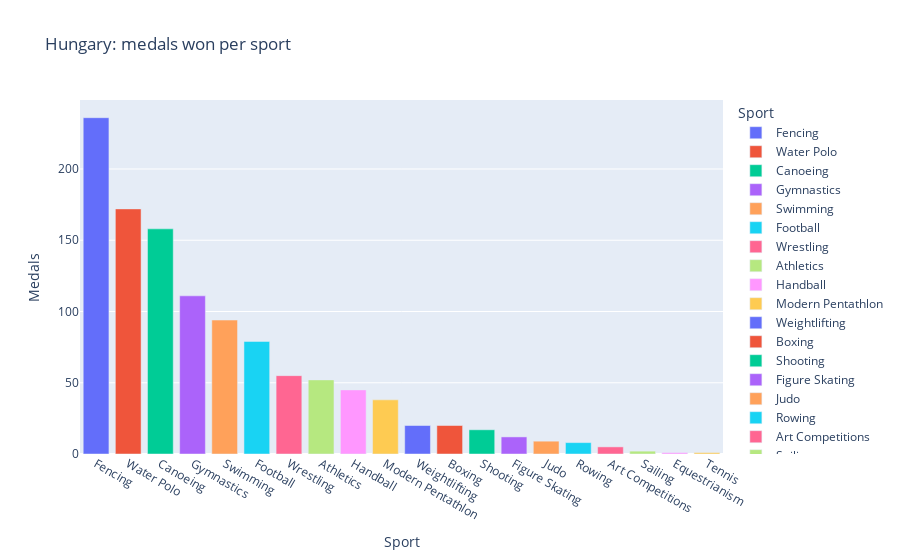

Notebook cell for this chart:
### Markdown cell above
#### **1.2 Analyzing Hungary Statistics**

##### **1.2.1 Medals won per sport**

### Code cell
most_medals = hun_df.groupby("Sport")["Medal"].value_counts().unstack(fill_value=0).sum(axis=1).sort_values(ascending=False)
most_medals_df = pd.DataFrame(most_medals, columns=["Medals"])

fig = px.bar(data_frame=most_medals_df,
       x=most_medals_df.index, 
       y="Medals", 
       title="Hungary: medals won per sport", 
       color=most_medals_df.index)
fig.show()

### Figure 1 — Plotly figure (JSON) as saved in the notebook; plotly's stock layout.template omitted (floating-point values rounded to 4 significant figures)
{"data": [{"hovertemplate": "Sport=%{x}<br>Medals=%{y}<extra></extra>", "legendgroup": "Fencing", "marker": {"color": "#636efa", "pattern": {"shape": ""}}, "name": "Fencing", "orientation": "v", "showlegend": true, "textposition": "auto", "type": "bar", "x": ["Fencing"], "xaxis": "x", "y": [236], "yaxis": "y"}, {"hovertemplate": "Sport=%{x}<br>Medals=%{y}<extra></extra>", "legendgroup": "Water Polo", "marker": {"color": "#EF553B", "pattern": {"shape": ""}}, "name": "Water Polo", "orientation": "v", "showlegend": true, "textposition": "auto", "type": "bar", "x": ["Water Polo"], "xaxis": "x", "y": [172], "yaxis": "y"}, {"hovertemplate": "Sport=%{x}<br>Medals=%{y}<extra></extra>", "legendgroup": "Canoeing", "marker": {"color": "#00cc96", "pattern": {"shape": ""}}, "name": "Canoeing", "orientation": "v", "showlegend": true, "textposition": "auto", "type": "bar", "x": ["Canoeing"], "xaxis": "x", "y": [158], "yaxis": "y"}, {"hovertemplate": "Sport=%{x}<br>Medals=%{y}<extra></extra>", "legendgroup": "Gymnastics", "marker": {"color": "#ab63fa", "pattern": {"shape": ""}}, "name": "Gymnastics", "orientation": "v", "showlegend": true, "textposition": "auto", "type": "bar", "x": ["Gymnastics"], "xaxis": "x", "y": [111], "yaxis": "y"}, {"hovertemplate": "Sport=%{x}<br>Medals=%{y}<extra></extra>", "legendgroup": "Swimming", "marker": {"color": "#FFA15A", "pattern": {"shape": ""}}, "name": "Swimming", "orientation": "v", "showlegend": true, "textposition": "auto", "type": "bar", "x": ["Swimming"], "xaxis": "x", "y": [94], "yaxis": "y"}, {"hovertemplate": "Sport=%{x}<br>Medals=%{y}<extra></extra>", "legendgroup": "Football", "marker": {"color": "#19d3f3", "pattern": {"shape": ""}}, "name": "Football", "orientation": "v", "showlegend": true, "textposition": "auto", "type": "bar", "x": ["Football"], "xaxis": "x", "y": [79], "yaxis": "y"}, {"hovertemplate": "Sport=%{x}<br>Medals=%{y}<extra></extra>", "legendgroup": "Wrestling", "marker": {"color": "#FF6692", "pattern": {"shape": ""}}, "name": "Wrestling", "orientation": "v", "showlegend": true, "textposition": "auto", "type": "bar", "x": ["Wrestling"], "xaxis": "x", "y": [55], "yaxis": "y"}, {"hovertemplate": "Sport=%{x}<br>Medals=%{y}<extra></extra>", "legendgroup": "Athletics", "marker": {"color": "#B6E880", "pattern": {"shape": ""}}, "name": "Athletics", "orientation": "v", "showlegend": true, "textposition": "auto", "type": "bar", "x": ["Athletics"], "xaxis": "x", "y": [52], "yaxis": "y"}, {"hovertemplate": "Sport=%{x}<br>Medals=%{y}<extra></extra>", "legendgroup": "Handball", "marker": {"color": "#FF97FF", "pattern": {"shape": ""}}, "name": "Handball", "orientation": "v", "showlegend": true, "textposition": "auto", "type": "bar", "x": ["Handball"], "xaxis": "x", "y": [45], "yaxis": "y"}, {"hovertemplate": "Sport=%{x}<br>Medals=%{y}<extra></extra>", "legendgroup": "Modern Pentathlon", "marker": {"color": "#FECB52", "pattern": {"shape": ""}}, "name": "Modern Pentathlon", "orientation": "v", "showlegend": true, "textposition": "auto", "type": "bar", "x": ["Modern Pentathlon"], "xaxis": "x", "y": [38], "yaxis": "y"}, {"hovertemplate": "Sport=%{x}<br>Medals=%{y}<extra></extra>", "legendgroup": "Weightlifting", "marker": {"color": "#636efa", "pattern": {"shape": ""}}, "name": "Weightlifting", "orientation": "v", "showlegend": true, "textposition": "auto", "type": "bar", "x": ["Weightlifting"], "xaxis": "x", "y": [20], "yaxis": "y"}, {"hovertemplate": "Sport=%{x}<br>Medals=%{y}<extra></extra>", "legendgroup": "Boxing", "marker": {"color": "#EF553B", "pattern": {"shape": ""}}, "name": "Boxing", "orientation": "v", "showlegend": true, "textposition": "auto", "type": "bar", "x": ["Boxing"], "xaxis": "x", "y": [20], "yaxis": "y"}, {"hovertemplate": "Sport=%{x}<br>Medals=%{y}<extra></extra>", "legendgroup": "Shooting", "marker": {"color": "#00cc96", "pattern": {"shape": ""}}, "name": "Shooting", "orientation": "v", "showlegend": true, "textposition": "auto", "type": "bar", "x": ["Shooting"], "xaxis": "x", "y": [17], "yaxis": "y"}, {"hovertemplate": "Sport=%{x}<br>Medals=%{y}<extra></extra>", "legendgroup": "Figure Skating", "marker": {"color": "#ab63fa", "pattern": {"shape": ""}}, "name": "Figure Skating", "orientation": "v", "showlegend": true, "textposition": "auto", "type": "bar", "x": ["Figure Skating"], "xaxis": "x", "y": [12], "yaxis": "y"}, {"hovertemplate": "Sport=%{x}<br>Medals=%{y}<extra></extra>", "legendgroup": "Judo", "marker": {"color": "#FFA15A", "pattern": {"shape": ""}}, "name": "Judo", "orientation": "v", "showlegend": true, "textposition": "auto", "type": "bar", "x": ["Judo"], "xaxis": "x", "y": [9], "yaxis": "y"}, {"hovertemplate": "Sport=%{x}<br>Medals=%{y}<extra></extra>", "legendgroup": "Rowing", "marker": {"color": "#19d3f3", "pattern": {"shape": ""}}, "name": "Rowing", "orientation": "v", "showlegend": true, "textposition": "auto", "type": "bar", "x": ["Rowing"], "xaxis": "x", "y": [8], "yaxis": "y"}, {"hovertemplate": "Sport=%{x}<br>Medals=%{y}<extra></extra>", "legendgroup": "Art Competitions", "marker": {"color": "#FF6692", "pattern": {"shape": ""}}, "name": "Art Competitions", "orientation": "v", "showlegend": true, "textposition": "auto", "type": "bar", "x": ["Art Competitions"], "xaxis": "x", "y": [5], "yaxis": "y"}, {"hovertemplate": "Sport=%{x}<br>Medals=%{y}<extra></extra>", "legendgroup": "Sailing", "marker": {"color": "#B6E880", "pattern": {"shape": ""}}, "name": "Sailing", "orientation": "v", "showlegend": true, "textposition": "auto", "type": "bar", "x": ["Sailing"], "xaxis": "x", "y": [2], "yaxis": "y"}, {"hovertemplate": "Sport=%{x}<br>Medals=%{y}<extra></extra>", "legendgroup": "Equestrianism", "marker": {"color": "#FF97FF", "pattern": {"shape": ""}}, "name": "Equestrianism", "orientation": "v", "showlegend": true, "textposition": "auto", "type": "bar", "x": ["Equestrianism"], "xaxis": "x", "y": [1], "yaxis": "y"}, {"hovertemplate": "Sport=%{x}<br>Medals=%{y}<extra></extra>", "legendgroup": "Tennis", "marker": {"color": "#FECB52", "pattern": {"shape": ""}}, "name": "Tennis", "orientation": "v", "showlegend": true, "textposition": "auto", "type": "bar", "x": ["Tennis"], "xaxis": "x", "y": [1], "yaxis": "y"}], "layout": {"barmode": "relative", "legend": {"title": {"text": "Sport"}, "tracegroupgap": 0}, "title": {"text": "Hungary: medals won per sport"}, "xaxis": {"anchor": "y", "categoryarray": ["Fencing", "Water Polo", "Canoeing", "Gymnastics", "Swimming", "Football", "Wrestling", "Athletics", "Handball", "Modern Pentathlon", "Weightlifting", "Boxing", "Shooting", "Figure Skating", "Judo", "Rowing", "Art Competitions", "Sailing", "Equestrianism", "Tennis"], "categoryorder": "array", "domain": [0, 1], "title": {"text": "Sport"}}, "yaxis": {"anchor": "x", "domain": [0, 1], "title": {"text": "Medals"}}}}
